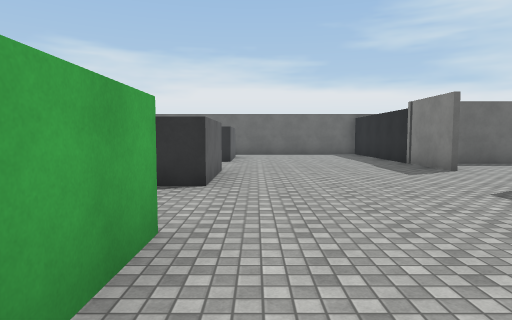
[1] (above)

19 first-person views from a walk through a scene from a Unity 3-D project. The camera is 1.5 m above the floor, tilts 4° down and sees 75° across. The floor is counted in squares, 2 m on a side. Each view is taken from the middle of a square. On the plan, view 1 faces up. The plan holds only what a view shows up to about 11 squares ahead; the rest is blank. The place goes on beyond the plan. The player character is not drawn. Surface patterns are stand-ins for the level's own textures.

[2]
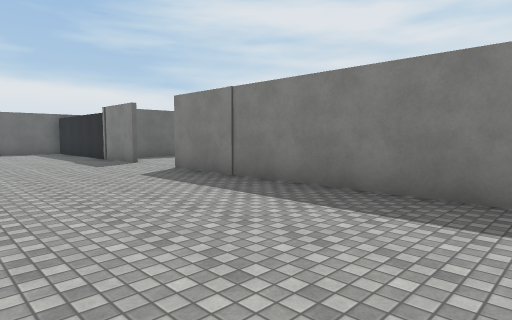

[3]
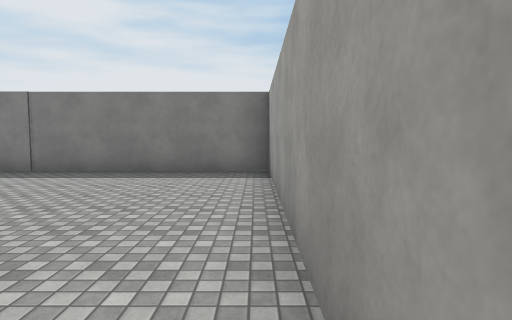

[4]
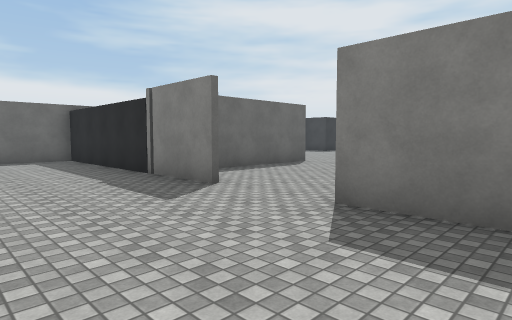

[5]
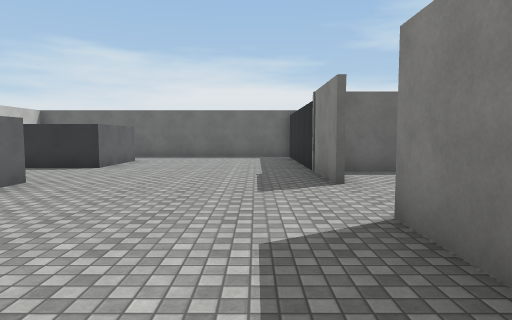

[6]
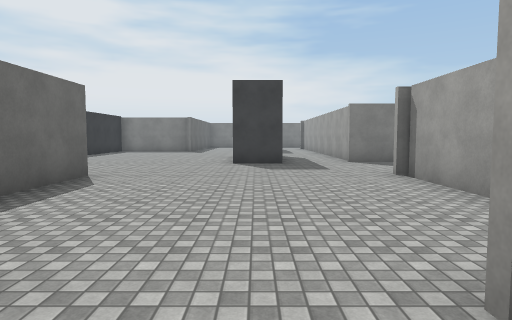

[7]
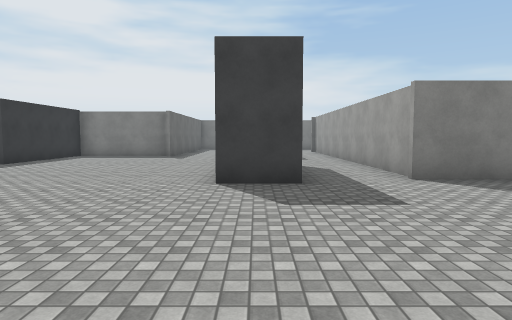

[8]
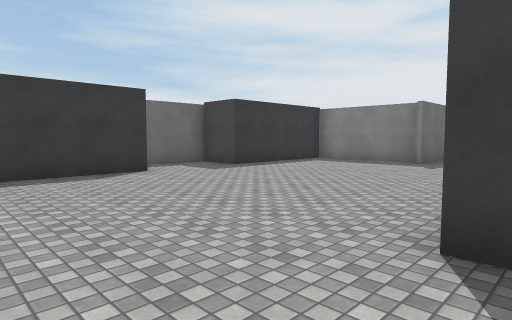

[9]
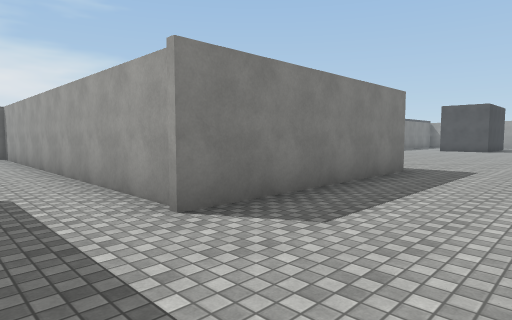

[10]
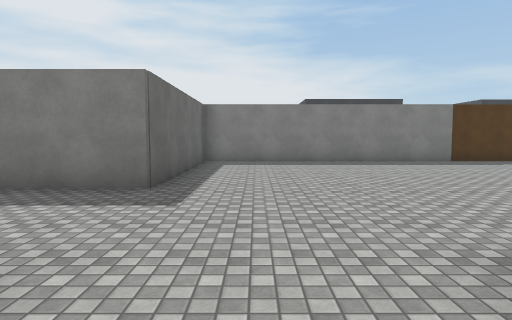

[11]
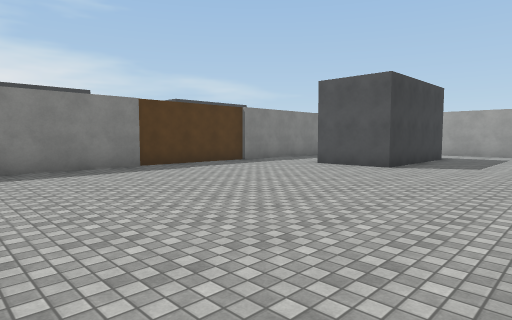

[12]
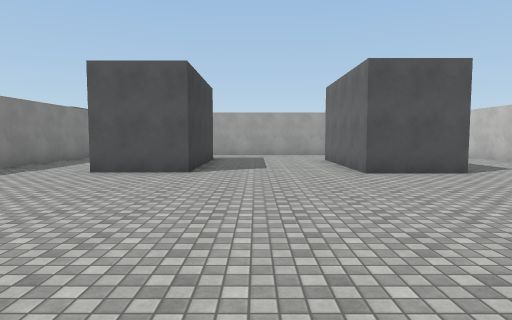

[13]
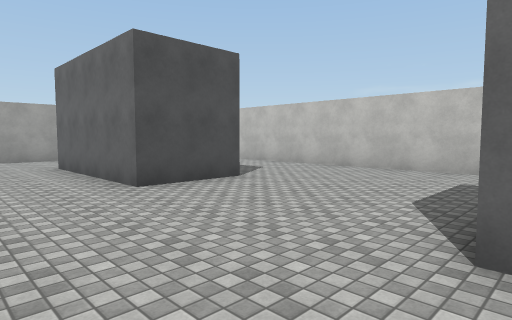

[14]
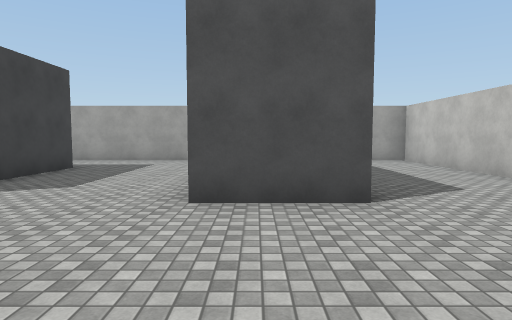

[15]
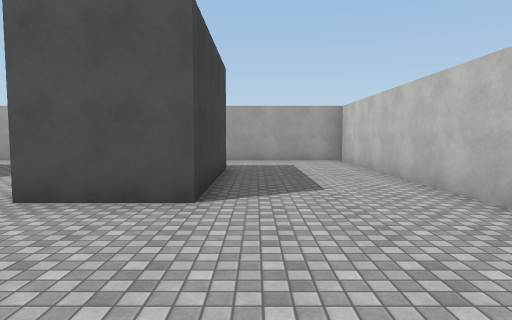

[16]
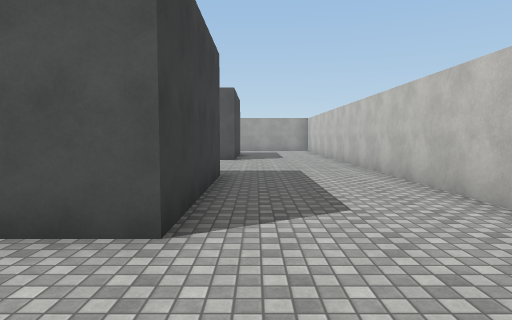

[17]
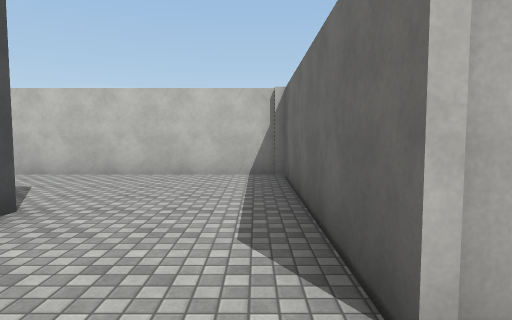

[18]
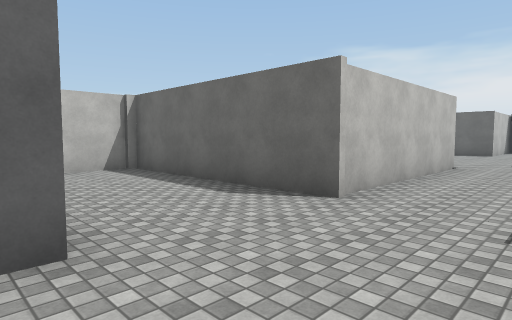

[19]
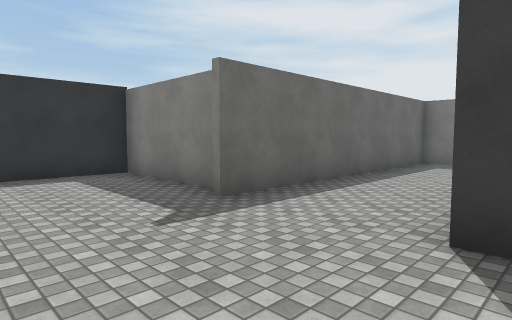

### Floor plan
Points are (right, up) in squares from view 1. A wall is a line through its corners. A room is listed if a view was taken in it or the views show most of it. See-through windows are left out.
Room 1 (views 1, 2, 3, 4, 5, 6)
walls: (-0.8, 2.6) (-0.8, 0.9); (-0.8, 7.5) (-0.8, 5); (4.3, 7.2) (4.3, 13.5); (-0.8, 12.4) (-0.8, 10); (4.3, -2.4) (4.3, 5.1); (-2.8, -2.3) (4.3, -2.3)
ways out: opening at (4, 6.5) to room 2; opening at (-1.5, 3.5); opening at (-1.5, 8.5); opening at (-1.5, 13)
Room 2 (views 7, 8, 9, 10, 11, 12, 13, 14, 15, 16, 17, 18, 19)
walls: (13.2, 3.1) (23.5, 3.1); (9.8, 3.4) (9.8, -2.4) (4.3, -2.4) (4.3, -20.6) (15.1, -20.6); (12.3, 5.2) (12.3, 6.8); (7.7, -9.4) (7.7, -5.4) (8.9, -5.4); (7.1, 3.1) (9.5, 3.1); (19.5, 6.2) (19.5, 6.8); (9.5, 9.2) (4.9, 9.2); (20, 9.5) (20, 12.8) (16, 12.8) (16, 13.5); (13.4, -18.1) (13.4, -14) (15.5, -14); (13.5, 12.8) (10.9, 12.8); (7.7, -17.9) (7.7, -13.7) (9.8, -13.7) (9.8, -17.9); (18.1, -18.1) (18.1, -2.4) (12.8, -2.4) (12.8, 3.4); (26.8, 8.5) (26.8, 9.2) (19.5, 9.2)
ways out: opening at (4, 6.5) to room 1

Where each view was taken, in squares from view 1:
view 1: 0 up, 0 right, facing up
view 2: 2 down, 0 right, facing up-right
view 3: 2 down, 3 left, facing right
view 4: 3 up, 1 right, facing up-right
view 5: 2 up, 3 right, facing up
view 6: 6 up, 3 right, facing right
view 7: 6 up, 7 right, facing right
view 8: 6 up, 10 right, facing up-right
view 9: 5 up, 10 right, facing down-right
view 10: 4 down, 8 right, facing right
view 11: 6 down, 10 right, facing down-right
view 12: 7 down, 12 right, facing down
view 13: 9 down, 12 right, facing down-left
view 14: 10 down, 9 right, facing down
view 15: 10 down, 7 right, facing down
view 16: 3 down, 7 right, facing down
view 17: 3 down, 11 right, facing left
view 18: 6 down, 12 right, facing up-left
view 19: 6 up, 17 right, facing up-right
